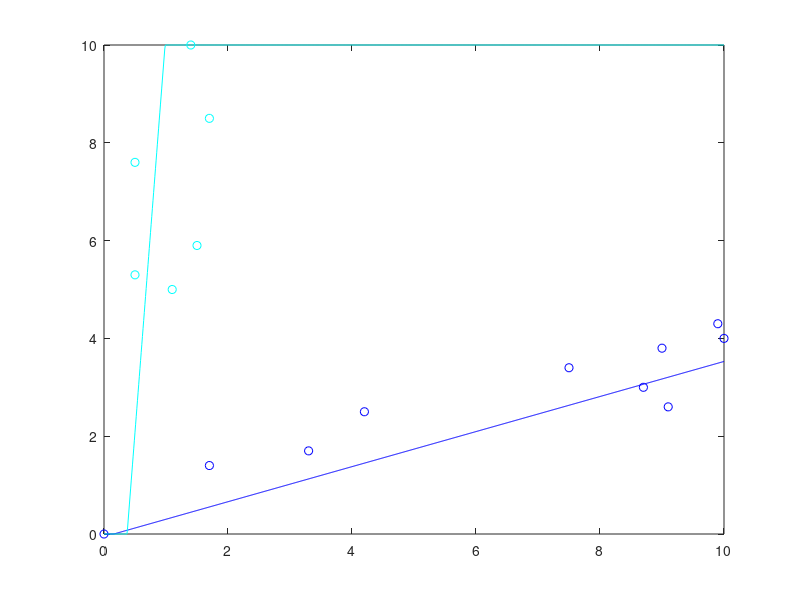

Write the MATLAB code that produced this figure.
x0 = 0.000000:.01:10.000000;
c0 = [10.000000 4.000000 ;
9.000000 3.800000 ;
8.700000 3.000000 ;
1.700000 1.400000 ;
9.100000 2.600000 ;
7.500000 3.400000 ;
4.200000 2.500000 ;
9.900000 4.300000 ;
3.300000 1.700000 ;
0.000000 0.000000 ;
];
y_c0 =  - 0.3375 / -0.941326 * x0  + 0.0533543 / -0.941326;
c1 = [1.500000 5.900000 ;
1.700000 8.500000 ;
1.400000 10.000000 ;
0.500000 7.600000 ;
0.500000 5.300000 ;
1.100000 5.000000 ;
];
y_c1 =  - 0.998129 / -0.0611437 * x0  + 0.371762 / -0.0611437;
colors = jet(2);
if (size(c0) >0) plot (c0(:,1), c0(:,2),'o', 'color', colors(1,:)); end
hold on;
if (size(c1) >0) plot (c1(:,1), c1(:,2),'o', 'color', colors(2,:)); end
hold on;
for i = 1 : size(y_c0, 2) 
 if y_c0(i) > 10.000000 
 y_c0(i) = 10.000000; 
 end 
 if y_c0(i) < 0.000000 
 y_c0(i) = 0.000000; 
 end 
 end
for i = 1 : size(y_c1, 2) 
 if y_c1(i) > 10.000000 
 y_c1(i) = 10.000000; 
 end 
 if y_c1(i) < 0.000000 
 y_c1(i) = 0.000000; 
 end 
 end
plot(x0, y_c0, 'color', colors(1,:));
hold on;
plot(x0, y_c1, 'color', colors(2,:));
hold on;
